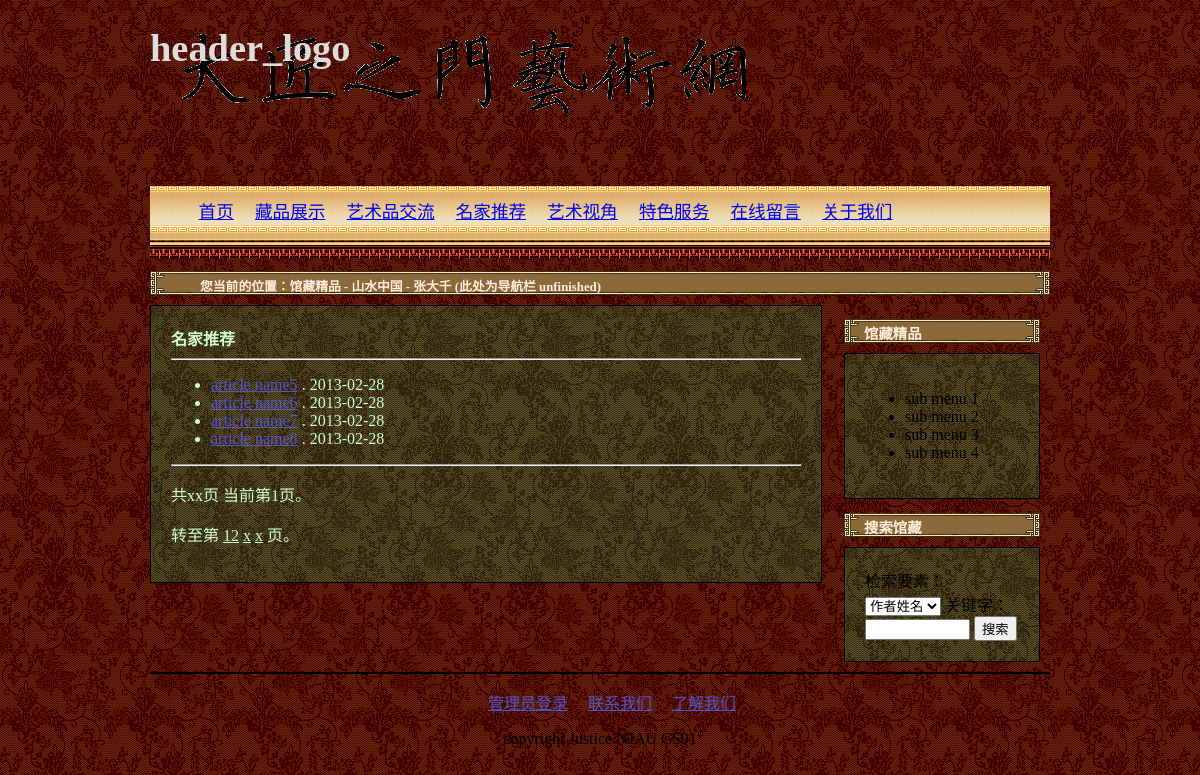
The app's page /article.php with its own data.
### tables this page shows
CREATE TABLE `Articles` (
	article_id SERIAL PRIMARY KEY,
	article_name VARCHAR(90) NOT NULL,		 
	content TEXT NOT NULL,				 
	source VARCHAR(90) default '网络' NOT NULL,	 
	author VARCHAR(45) default '匿名' NOT NULL,	 
	picture VARCHAR(255),				 
	is_artist BOOLEAN DEFAULT 0 NOT NULL,		 
	added_by BIGINT UNSIGNED NOT NULL,		 
	pub_date DATE NOT NULL,				 
	no_comment BOOLEAN DEFAULT 1 NOT NULL,		 
	is_hidden BOOLEAN DEFAULT 0 NOT NULL,		 
	FOREIGN KEY (added_by) REFERENCES Masters(master_id)
);

### article.php (the view, shortened to what this page needs)
<?php
$dbh = new PDO($dbcfg_dsn, $dbcfg_dbuser, $dbcfg_dbpwd);
if ( !isset($_GET['type']) ) { $type = 'artist'; }
switch ($_GET['type']) {
	default:
		$type = 'artist';
		$main_content_head = '名家推荐';
		$sql_select_article = "	select article_id, article_name, pub_date from Articles
					where is_hidden = FALSE AND is_artist = TRUE";
		break;
}
$sth_select_article = $dbh->prepare($sql_select_article);
lib_pdo_if_fail( $sth_select_article->execute(), $sth_select_article, __FILE__, __LINE__, CFG_DEBUG, 'error', FALSE );
if (0 == $sth_select_article->rowCount()) {
	$articles = '没有内容';
} else {
	$articles = $sth_select_article->fetchAll(PDO::FETCH_ASSOC);
}
?>
<?php require('include/dochead.php'); ?>
<body>
<div id="header">
<?php require('include/header.php'); ?>
</div>
<div id="body">
	<div id="main_content" class="content_block" >
		<h4 id="main_content_head"><?php echo $main_content_head; ?></h4>
		<hr />
<?php
if ( 'artist' == $type || 'artview' == $type ) {
	echo "\t".'<ul id="article_list">'."\n";
	foreach($articles as $article) {
		echo "\t\t<li><a href=\"article.php?type=article&id={$article['article_id']}\">{$article['article_name']}</a> . {$article['pub_date']}</li>\n";
	}
	echo "\t</ul>\n";
	echo "<hr class=\"clear_line\" />\n";
	echo '<p>共xx页 当前第1页。</p> <p>转至第 <u>1</u><u>2</u> <u>x</u> <u>x</u> 页。</p>';
}
?>
	</div>
	<div id="sub_main_content" >
<?php require('./include/sub_main_content.php'); ?>
	</div>
</div>
<div id="footer">
<?php require('./include/footer.php'); ?>
</div>
</body> </html>

### include/dochead.php (shortened to what this page needs)
<!DOCTYPE html
PUBLIC "-//W3C//DTD XHTML 1.0 Transitional//EN"
"http://www.w3.org/TR/xhtml1/DTD/xhtml1-transitional.dtd">
<html xmlns="http://www.w3.org/1999/xhtml">
<head>
	<link rel="stylesheet" href="styles/main.css" type="text/css" />

### include/header.php
<div id="header_logo">
<h1>header_logo</h1>
</div>
<div id="main_menu">
<ul>
	<li><a href="index.php">首页</a></li>
	<li><a href="artwork.php?type=all">藏品展示</a></li>
	<li><a href="artwork.php?type=sale">艺术品交流</a></li>
	<li><a href="article.php?type=artist">名家推荐</a></li>
	<li><a href="article.php?type=artview">艺术视角</a></li>
	<li><a href="features.php">特色服务</a></li>
	<li><a href="message.php">在线留言</a></li>
	<li><a href="about.php">关于我们</a></li>
</ul>
</div>
<div id="header_navi" class="header_block" >
	<img class="header_block_left" src="pic/header_block_left.gif" />
	<img class="header_block_right" src="pic/header_block_right.gif" />
	<p>您当前的位置：馆藏精品 - 山水中国 - 张大千 (此处为导航栏 unfinished)</p>
</div>

### include/sub_main_content.php (shortened to what this page needs)
<div id="header_of_sub_menu" class="header_block" >
	<img class="header_block_left" src="pic/header_block_left.gif" />
	<img class="header_block_right" src="pic/header_block_right.gif" />
	<p>馆藏精品 </p>
</div>
<div id="sub_menu" class="content_block">
<ul>
	<li>sub menu 1</li>
	<li>sub menu 2</li>
	<li>sub menu 3</li>
	<li>sub menu 4</li>
</ul>
</div>
<div id="header_of_item_search" class="header_block" >
	<img class="header_block_left" src="pic/header_block_left.gif" />
	<img class="header_block_right" src="pic/header_block_right.gif" />
	<p>搜索馆藏 </p>
</div>
<div id="item_search" class="content_block">
	<form action="search.php" method="POST">
		检索要素： <select name="type">
		<option value='author'>作者姓名</option>
		</select>
		关键字：<input name="key" size="10" />
		<input type="submit" value="搜索" />
	</form>
</div>

### include/footer.php
<div id="clear_line" class="clear_line">
<hr color="black" />
</div>
<div id="copyright">
<ul class="aclinic" id="foot_menu">
<?php
if( !isset($_SESSION['mname']) ) {
	echo '<li><a href="login.php" >管理员登录</a></li>';
} else {
	echo '<li><a href="./action/logout.php" >管理员登出</a></li>';
}
?>
<li>&nbsp;&nbsp;&nbsp;&nbsp;<a href="message.php" >联系我们</a>&nbsp;&nbsp;&nbsp;&nbsp;</li>
<li><a href="about.php" >了解我们</a>&nbsp;&nbsp;&nbsp;&nbsp;</li>
</ul>
<p>copyright Justice NJAU CS91</p>
</div>

### styles/main.css (style rules this page uses)
html { background: url(../pic/css/html_bg.gif) ; background-color: #223; }
body { width: 900; margin-left: auto; margin-right: auto; }
div#header { width: 900px; margin-left: auto; margin-right: auto; background: url(../pic/css/djzmlogo.png) no-repeat; }
div#header_logo { width: 900px; height: 150px; color: #ddd; font-size: 1.2em; margin-left: auto; margin-right: auto; }
div#main_menu { width: 900px; height: 72px; margin-left: auto; margin-right: auto; background: url('../pic/css/main_menu_bg.png'); }
div#main_menu ul { margin-top: 10px; margin-left: 0; margin-bottom: 0; margin-right: 0; padding-top: 12px; padding-right: auto; padding-bottom: 0; padding-left: auto; }
div#main_menu li { display: inline; margin-left: 1%; margin-right: 1%; font-size: 1.1em; }
div#header_navi { margin-left: auto; margin-right: auto; }
div#header_navi p { height: 25px; font-size: .8em; padding-left: 30px; padding-top: 5px; }
div#body { width: 900px; margin-left: auto; margin-right: auto; position: relative; }
div#main_content { width: 70%; position: relative; float: left; background: url(../pic/css/body_bg.gif); margin-bottom: 25px; color: #cfc; }
div#main_content a { color: #55c; }
div#footer a { color: #55c; }
div#sub_main_content { width: 24%; position: relative; float: right; padding: 0; }
div#sub_menu { position: relative; margin: 10px }
div#item_search { position: relative; margin: 10px }
div#footer { width: 900px; margin-left: auto; margin-right: auto; }
.clear_line { clear: both; }
div#copyright { text-align: center; margin-left: auto; margin-right: auto; }
div.content_block { margin: 0; padding: 20px; background: url(../pic/css/body_bg.gif); border: 1px solid black; }
div.header_block { background: url(../pic/css/td3.gif) repeat-x; position: relative; height: 24px; margin: 10px; padding-left: 20px; }
div.header_block img.header_block_left { position: absolute; left:0; }
div.header_block img.header_block_right { position: absolute; right:0; }
div.header_block p { height: 25px; padding-top: 3px; font-size: .9em; font-weight: bold; color: #fed; }
#main_content_head { margin: 0; }
#header_of_sub_menu { margin-top: 0; }
ul.aclinic li { list-style: none; display: inline; }

### records on screen
articles: article_name "article name5", pub_date "2013-02-28"
articles: article_name "article name6", pub_date "2013-02-28"
articles: article_name "article name7", pub_date "2013-02-28"
articles: article_name "article name8", pub_date "2013-02-28"

### other values on screen
$main_content_head "名家推荐"
